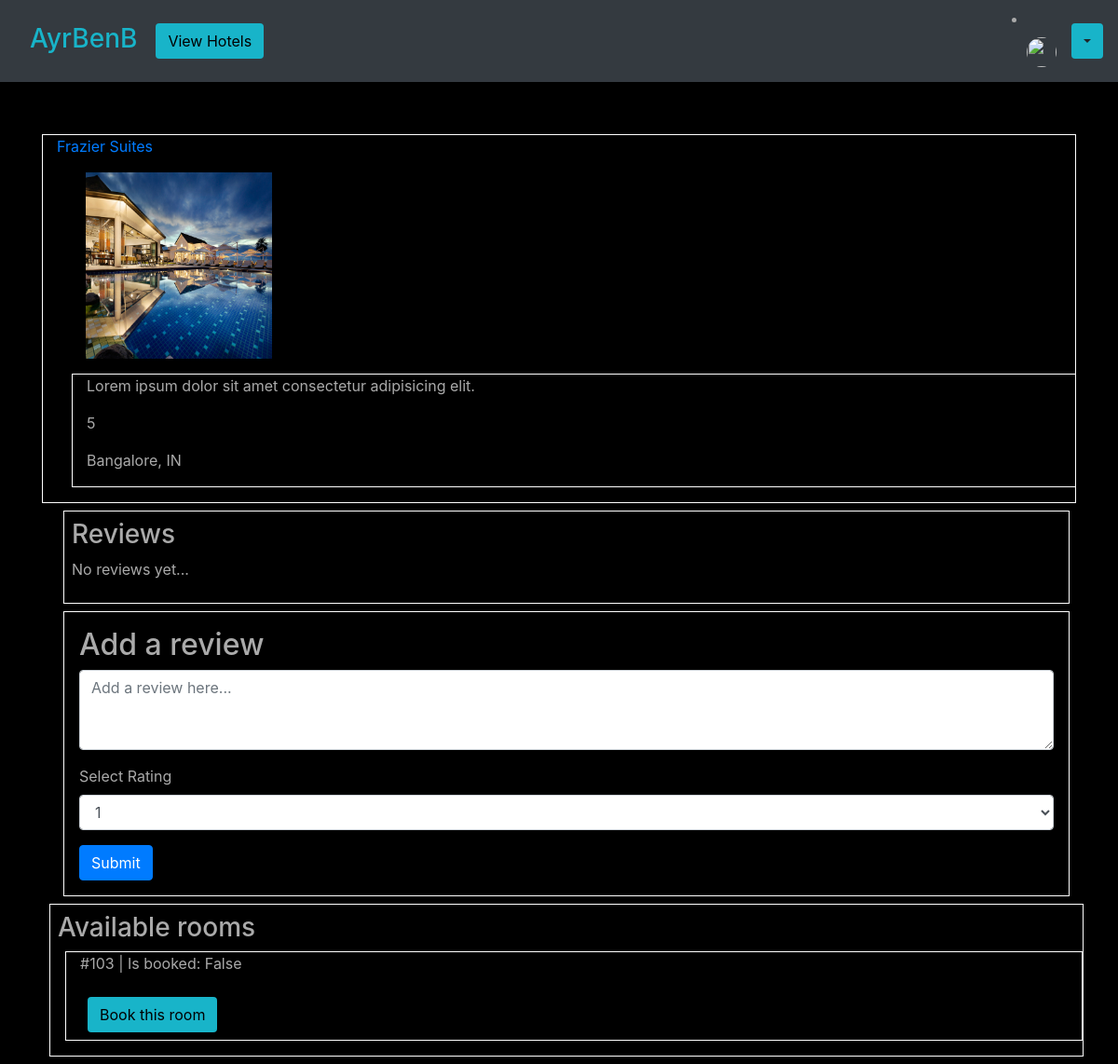
Before: /hotel/frazier-suites with the older database file.
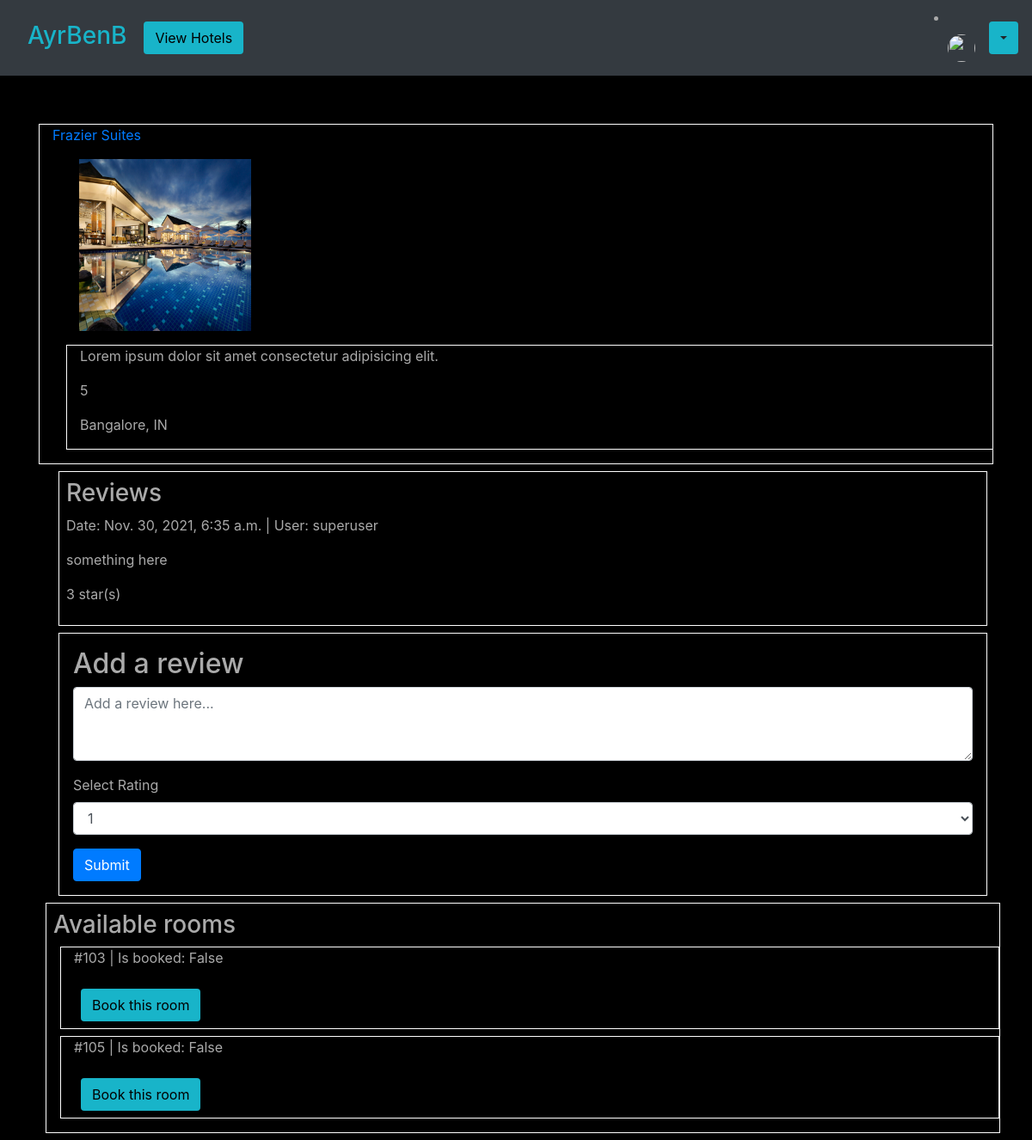
After: the same page with the newer database file.
### base/models.py (models this page shows, shortened)
class Hotel(models.Model):
    location = models.ForeignKey(Location, on_delete=models.CASCADE, default=True, null=True)
    hotel_name = models.CharField(max_length=100)
    hotel_rating = models.IntegerField(default=1, validators=[
            MaxValueValidator(5),
            MinValueValidator(1)
        ])
    description = models.CharField(max_length=500, blank=False, default="Lorem ipsum dolor sit amet consectetur adipisicing elit.")
    slug = models.SlugField()
    image = models.ImageField(upload_to='images/', default='images/default.jpg')
    def get_abs_url(self):
        return reverse("base:hotel", kwargs={
            'slug': self.slug
        })

class Location(models.Model):
    COUNTRY_CHOICES = countries
    country = models.CharField(
        max_length=30,
        choices=COUNTRY_CHOICES,
        default='IN'
    )
    city = models.CharField(max_length=100)

class HotelRoom(models.Model):
    hotel = models.ForeignKey(Hotel, on_delete=models.CASCADE)
    room_number = models.IntegerField(blank=False, default='000')
    is_booked = models.BooleanField(default=False)
    slug = models.SlugField()
    def get_abs_url(self):
        return reverse("base:hotel-room", kwargs={
            'slug': self.slug
        })

class HotelReview(models.Model):
    user = models.ForeignKey(settings.AUTH_USER_MODEL, on_delete=models.CASCADE,
                            blank=True, null=True)
    hotel = models.ForeignKey(Hotel, on_delete=models.CASCADE)
    review = models.TextField(blank=True, null=True)
    user_rating = models.IntegerField(default=1)
    post_date = models.DateTimeField(auto_now_add=True)

### base/views.py (the view)
# urls.py: path('hotel/<slug>', views.hotels, name='hotel'),
def hotels(request, slug):
    hotel = get_object_or_404(Hotel, slug=slug)
    rooms = HotelRoom.objects.filter(hotel=hotel)
    if request.method == 'POST':
        rev_content = request.POST.get('review', '')
        rating = request.POST.get('rating', '')
        print(rev_content)
        print(type(rating))
        review = HotelReview.objects.create(user=request.user, hotel=hotel, review=rev_content, user_rating=int(rating))
    reviews_list = HotelReview.objects.filter(hotel=hotel)
    context = {
        'hotel': hotel,
        'rooms': rooms,
        'reviews': reviews_list
    }
    return render(request, "base/hotel.html", context)

### base/templates/base/hotel.html (shortened to what this page needs)
{% extends "base/base.html" %}
{% block content %}
    <div class="container border border-white mt-2">
        <a href="{{ hotel.get_abs_url }}">{{ hotel.hotel_name }}</a>
        <div class="container m-3">
            <img src="{{ hotel.image.url }}" alt="" width="200" height="200">
        </div>
        <div class="container border border-white m-3">
            <p>{{ hotel.description }}</p>
            <p>{{ hotel.hotel_rating }}</p>
            <p>{{ hotel.location.city }}, {{ hotel.location.country }}</p>
        </div>
    </div>
    <div class="container">
        <div class="container border border-white m-2 p-2">
            <h3>Reviews</h3>
            {% for review in reviews %}
              <div>
                <p>Date: {{ review.post_date }} | User: {{ review.user.username }}</p>
                <p>{{ review.review }}</p>
                <p>{{ review.user_rating }} star(s)</p>
              </div>
            {% empty %}
              <div>
                <p>No reviews yet...</p>
              </div>
            {% endfor %}
        </div>
        <div class="container border border-white m-2 p-3">
            <h2>Add a review</h2>
            <form method="POST" action="">
                <div class="form-group">
                  <div class="form-group">
                    <textarea class="form-control" id="exampleFormControlTextarea1" rows="3" placeholder="Add a review here..." name="review"></textarea>
                  </div>
                  <div class="form-group">
                    <label for="exampleFormControlSelect1">Select Rating</label>
                    <select class="form-control" id="exampleFormControlSelect1" name="rating">
                      <option>1</option>
                    </select>
                  </div>
                </div>
                <button type="submit" class="btn btn-primary">Submit</button>
            </form>
        </div>
    </div>
    <div class="container border border-white m-2 p-2">
        <h3>Available rooms</h3>
        {% for room in rooms %}
            <div class="container border border-white m-2">
                <p>#{{ room.room_number }} | Is booked: {{ room.is_booked }} </p>
                {% if room.is_booked != True %}
                    <a class="btn bg-steel btn-md ml-1 m-2" href="{{ room.get_abs_url }}" style="color: black;">Book this room <span class="sr-only">(current)</span></a>
                {% else %}
                    <p>Booked</p>
                {% endif %}
            </div>
        {% endfor %}
    </div>
{% endblock content %}

### base/templates/base/base.html (shortened to what this page needs)
{% load static %}
<!DOCTYPE html>
<html lang="en">
<head>
    <link href="{% static 'base/bootstrap.min.css' %}" rel="stylesheet">
    <link rel="stylesheet" href="{% static 'base/main.css' %}">
    <link rel="stylesheet" href="//code.jquery.com/ui/1.13.0/themes/base/jquery-ui.css">
    <link rel="stylesheet" href="https://cdnjs.cloudflare.com/ajax/libs/font-awesome/4.7.0/css/font-awesome.min.css">
</head>
{% include "base/navbar.html" %}
<body class="bg-black">
    <main role="main" class="container align-items-center">
        <div class="row align-items-center">
          <div class="col-md-12">
            {% block content %}{% endblock %}
          </div>
        </div>
    </main>
</body>
</html>

### base/templates/base/navbar.html (shortened to what this page needs)
<header class="site-header">
  <nav class="navbar navbar-expand-lg navbar-dark bg-dark" id="navbar">
    <a class="navbar-brand ml-3 mt-1" href="{% url 'base:home' %}" style="color: #18b4c9"><h3>AyrBenB</h3></a>
    <div class="collapse navbar-collapse" id="navbarSupportedContent">
      <ul class="navbar-nav mr-auto">
          <li class="nav-item active">
            <a class="btn bg-steel btn-md ml-1" href="{% url 'base:hotels' %}" style="color: black;">View Hotels <span class="sr-only">(current)</span></a>
          </li>
      </ul>
    </div>
    <li class="nav-item dropdown nav-user"> <a class="nav-link nav-user-img" id="navbarDropdownMenuLink2" data-toggle="dropdown" aria-haspopup="true" aria-expanded="false"><img src="{{ picture }}" alt="" class="user-avatar-md rounded-circle" height="32px" width="32px"></a></li>
    <div class="btn-group">
      <button type="button" class="btn dropdown-toggle bg-steel" data-bs-toggle="dropdown"></button>
    </div>
  </nav>
  </header>

### base/static/base/main.css (style rules this page uses)
body { background: #fafafa00; color: #aaaaaa; background-color: #78c2c9; }
.bg-steel { background-color: #18b4c9; }
.bg-black { background-color: rgb(0, 0, 0); }
div ul.navbar-nav.mr-auto li.nav-item.active a { color: rgb(167, 167, 167); }

Changed rows visible on the page:
added HotelReview: post_date "Nov. 30, 2021, 6:35 a.m.", user.username "superuser", review "something here", user_rating "3"
added HotelRoom: room_number "105", is_booked "False"
Other visible differences:
text no longer shown: "No reviews yet..."
